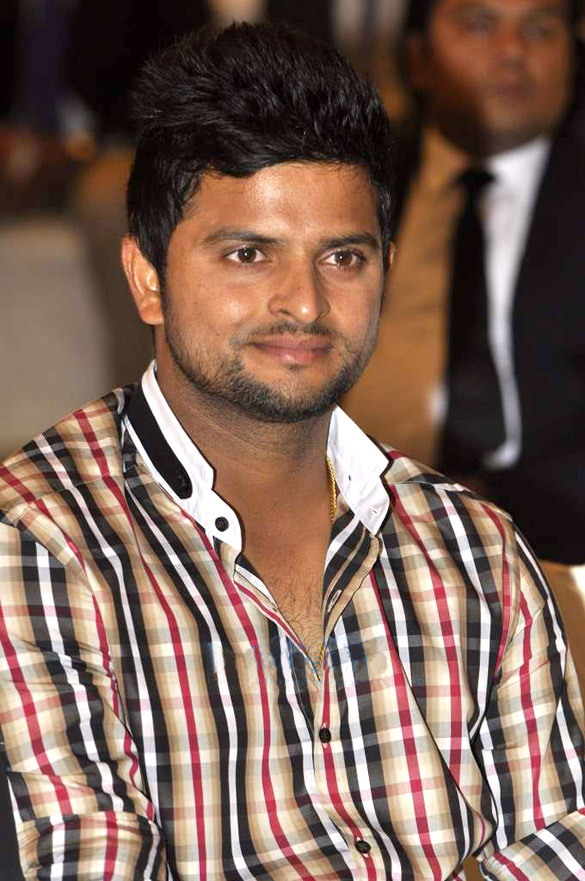
#> input picture input_3.jpg, 585 x 881 px; the run also reads 1 picture not shown here
$ python check.py
#> lines starting #> are read from the running program, lines starting #| are printed output that depends on the picture
import cv2
import numpy as np
import matplotlib.pyplot as plt

# Function to display images side by side
def display_images(img1, img2, title1='Original', title2='Watermarked'):
    fig, axes = plt.subplots(1, 2, figsize=(10, 5))
    axes[0].imshow(cv2.cvtColor(img1, cv2.COLOR_BGR2RGB))
    axes[0].set_title(title1)
    axes[0].axis('off')
    axes[1].imshow(cv2.cvtColor(img2, cv2.COLOR_BGR2RGB))
    axes[1].set_title(title2)
    axes[1].axis('off')
    plt.show()

# Function to compare histograms
def compare_histograms(img1, img2):
    hist1 = cv2.calcHist([img1], [0], None, [256], [0, 256])
    hist2 = cv2.calcHist([img2], [0], None, [256], [0, 256])

    plt.plot(hist1, color='b', label='Original')
    plt.plot(hist2, color='r', label='Watermarked')
    plt.title('Histogram Comparison')
    plt.xlabel('Pixel Value')
    plt.ylabel('Frequency')
    plt.legend()
    plt.show()

# Load original and watermarked images
original_image = cv2.imread("input_3.jpg")
#> original_image is the input picture: shape (881, 585, 3); mean B, G, R 86.5, 98.6, 124.9
watermarked_image = cv2.imread("watermarked_image.jpg")

# Visual Inspection
display_images(original_image, watermarked_image)
#> in display_images, `plt.show()`:
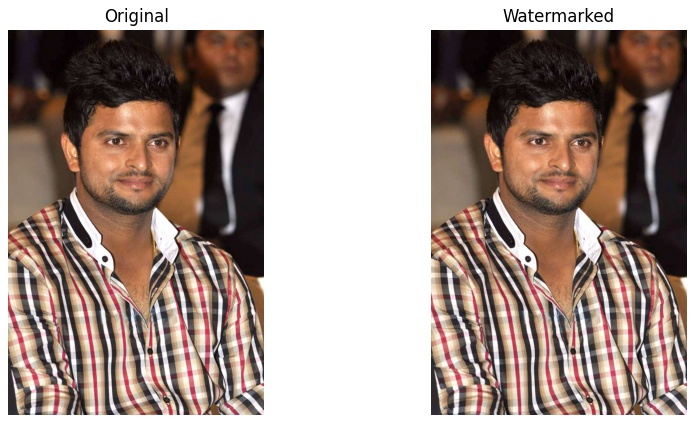
#> figure drawn by matplotlib, 2 panels

# Histogram Analysis
compare_histograms(original_image, watermarked_image)
#> in compare_histograms, `hist1 = cv2.calcHist([img1], [0], None, [256], [0, 256])`: hist1 = 256 values, max 6395 at index 5, min 582 at index 246, mean 2013.2
#> in compare_histograms, `hist2 = cv2.calcHist([img2], [0], None, [256], [0, 256])`: hist2 = 256 values, max 6038 at index 24, min 580 at index 1, mean 2013.2
#> in compare_histograms, `plt.show()`:
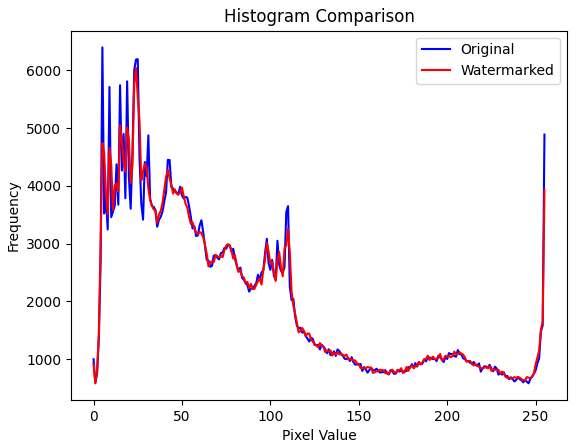
#> figure drawn by matplotlib, 1 panel; curve peaks at x = 5, y = 6395; curve peaks at x = 24, y = 6038
